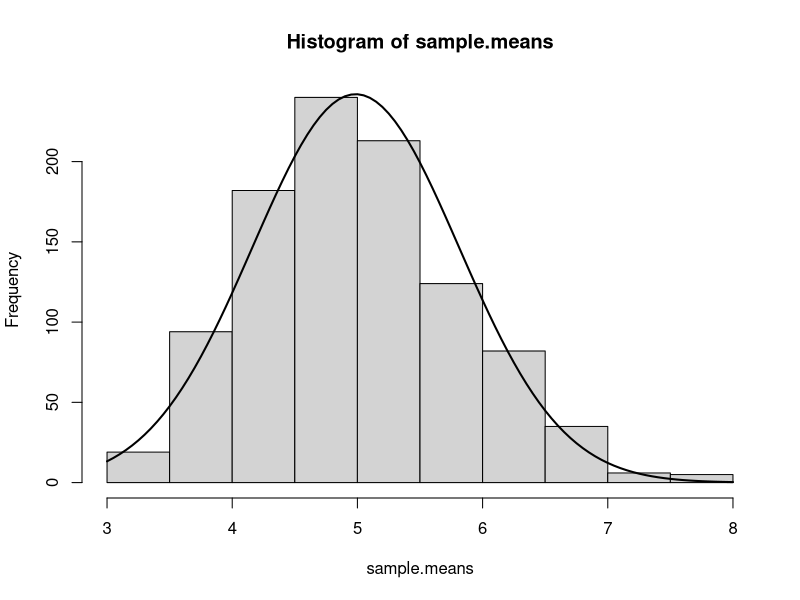

This chart was generated by the following R code:
## ---- chunk 1
set.seed(42)
samples <- matrix(rexp(n = 40 * 1000, rate = 0.2), ncol = 40)
sample.means <- apply(samples, 1, "mean")
## ---- chunk 2
#Theoretical mean is:
1 / 0.2

#Mean of 1000 samples of size 40 from exponential distribution is:
mean(sample.means)
## ---- chunk 3
#Theoretical sample variance is:
(1/0.2^2)/40

#Now compute it directly from sample.means
var(sample.means)
## ---- chunk 4
#Histgram of sample means
hist(sample.means)

#Normal distribution placed over
set.seed(42)
curve(dnorm(x, mean = mean(sample.means), sd = sd(sample.means))*500, add = TRUE, yaxt = "n", lwd=2)

## ---- chunk 5
length(sample.means[sample.means > (mean(sample.means) - sd(sample.means)) &
                    sample.means < (mean(sample.means) + sd(sample.means))]) /
                    length(sample.means)   

length(sample.means[sample.means > (mean(sample.means) - 2 * sd(sample.means)) &
                    sample.means < (mean(sample.means) + 2 * sd(sample.means))]) /
                    length(sample.means)   
